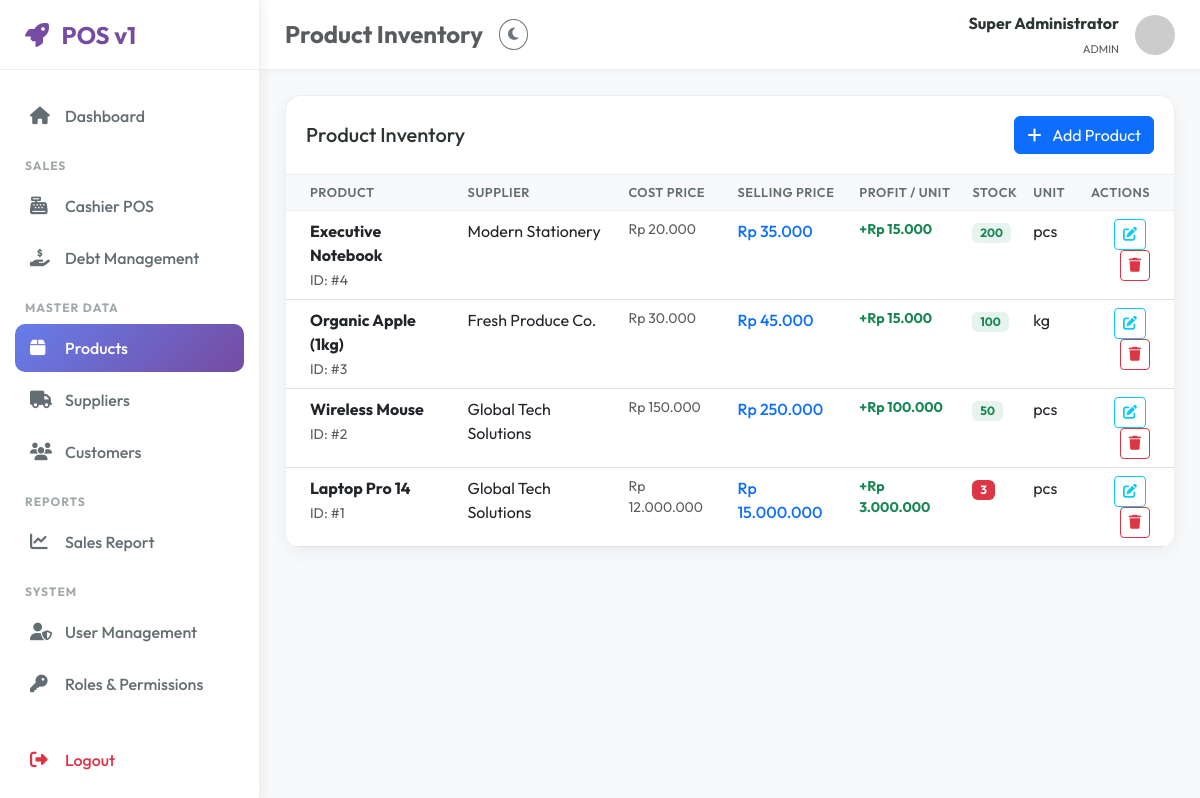
The page /products.php (signed in) on the database its author committed.
### tables this page shows
CREATE TABLE `products` (
  `id` int NOT NULL AUTO_INCREMENT,
  `supplier_id` int DEFAULT NULL,
  `name` varchar(100) NOT NULL,
  `cost_price` decimal(15,2) NOT NULL DEFAULT '0.00',
  `price` decimal(15,2) NOT NULL DEFAULT '0.00',
  `stock` int NOT NULL DEFAULT '0',
  `unit` varchar(20) DEFAULT 'pcs',
  `created_at` timestamp NULL DEFAULT CURRENT_TIMESTAMP,
  PRIMARY KEY (`id`),
  KEY `supplier_id` (`supplier_id`),
  CONSTRAINT `products_ibfk_1` FOREIGN KEY (`supplier_id`) REFERENCES `suppliers` (`id`) ON DELETE SET NULL
);

CREATE TABLE `suppliers` (
  `id` int NOT NULL AUTO_INCREMENT,
  `name` varchar(100) NOT NULL,
  `phone` varchar(20) DEFAULT NULL,
  `address` text,
  `created_at` timestamp NULL DEFAULT CURRENT_TIMESTAMP,
  PRIMARY KEY (`id`)
);

### includes/functions.php (called while the page is built, shortened)
<?php
function formatRupiah($amount) {
    return "Rp " . number_format($amount, 0, ',', '.');
}
?>

### products.php (the view, shortened to what this page needs)
<?php
require_once 'includes/functions.php';
$stmt = $pdo->query("
    SELECT p.*, s.name as supplier_name
    FROM products p
    LEFT JOIN suppliers s ON p.supplier_id = s.id
    ORDER BY p.id DESC
");
$products = $stmt->fetchAll();
include 'layouts/header.php';
?>
<div class="card">
    <div class="card-header d-flex justify-content-between align-items-center">
        <h5 class="mb-0">Product Inventory</h5>
        <button class="btn btn-primary" data-bs-toggle="modal" data-bs-target="#addModal">
            <i class="fas fa-plus me-2"></i> Add Product
        </button>
    </div>
    <div class="card-body p-0">
        <div class="table-responsive">
            <table class="table table-hover mb-0">
                <thead class="bg-light">
                    <tr>
                        <th class="ps-4">Product</th>
                        <th>Supplier</th>
                        <th>Cost Price</th>
                        <th>Selling Price</th>
                        <th>Profit / unit</th>
                        <th>Stock</th>
                        <th>Unit</th>
                        <th class="pe-4 text-end">Actions</th>
                    </tr>
                </thead>
                <tbody>
                    <?php if (empty($products)): ?>
                        <tr>
                            <td colspan="6" class="text-center py-4 text-muted">No products found. Add your first product!</td>
                        </tr>
                    <?php else: ?>
                        <?php foreach ($products as $p): ?>
                            <tr>
                                <td class="ps-4">
                                    <div class="fw-bold"><?php echo $p['name']; ?></div>
                                    <small class="text-muted">ID: #<?php echo $p['id']; ?></small>
                                </td>
                                <td><?php echo $p['supplier_name'] ?? '<span class="text-muted">None</span>'; ?></td>
                                <td class="text-muted small"><?php echo formatRupiah($p['cost_price']); ?></td>
                                <td class="fw-medium text-primary"><?php echo formatRupiah($p['price']); ?></td>
                                <td class="text-success small fw-bold">+<?php echo formatRupiah($p['price'] - $p['cost_price']); ?></td>
                                <td>
                                    <?php if ($p['stock'] <= 5): ?>
                                        <span class="badge bg-danger"><?php echo $p['stock']; ?></span>
                                    <?php else: ?>
                                        <span class="badge bg-success bg-opacity-10 text-success"><?php echo $p['stock']; ?></span>
                                    <?php endif; ?>
                                </td>
                                <td><?php echo $p['unit']; ?></td>
                                <td class="pe-4 text-end">
                                    <button class="btn btn-sm btn-outline-info me-1"
                                            onclick='editProduct(<?php echo json_encode($p); ?>)'>
                                        <i class="fas fa-edit"></i>
                                    </button>
                                    <form action="" method="POST" class="d-inline" onsubmit="return confirm('Are you sure?')">
                                        <button type="submit" class="btn btn-sm btn-outline-danger">
                                            <i class="fas fa-trash"></i>
                                        </button>
                                    </form>
                                </td>
                            </tr>
                        <?php endforeach; ?>
                    <?php endif; ?>
                </tbody>
            </table>
        </div>
    </div>
</div>
<?php include 'layouts/footer.php'; ?>

### layouts/header.php (style rules this page uses)
:root { --primary-color: #764ba2; --secondary-color: #667eea; --sidebar-width: 260px; --topbar-height: 70px; --bg-light: #f8f9fa; --sidebar-bg: #ffffff; --card-bg: #ffffff; --text-main: #2d3436; --text-muted: #636e72; --border-color: #eeeeee; }
body { font-family: 'Outfit', sans-serif; background-color: var(--bg-light); color: var(--text-main); overflow-x: hidden; transition: all 0.3s; }
.card { background-color: var(--card-bg); border: 1px solid var(--border-color); border-radius: 15px; box-shadow: 0 5px 20px rgba(0,0,0,0.05); margin-bottom: 25px; overflow: hidden; }
.card-header { background: none; border-bottom: 1px solid var(--border-color); padding: 20px; font-weight: 600; color: var(--text-main); }
.table { color: var(--text-main); }
.table thead th { background-color: var(--bg-light); border-bottom-color: var(--border-color); color: var(--text-muted); font-weight: 600; text-transform: uppercase; font-size: 0.8rem; letter-spacing: 0.5px; }

### rows shown on the page
products: name "Executive Notebook", id "4", supplier.name "Modern Stationery", cost_price "Rp 20.000", price "Rp 35.000", formatRupiah($p['price'] - $p['cost_price']) "Rp 15.000", stock "200", unit "pcs"
products: name "Organic Apple (1kg)", id "3", supplier.name "Fresh Produce Co.", cost_price "Rp 30.000", price "Rp 45.000", formatRupiah($p['price'] - $p['cost_price']) "Rp 15.000", stock "100", unit "kg"
products: name "Wireless Mouse", id "2", supplier.name "Global Tech Solutions", cost_price "Rp 150.000", price "Rp 250.000", formatRupiah($p['price'] - $p['cost_price']) "Rp 100.000", stock "50", unit "pcs"
products: name "Laptop Pro 14", id "1", supplier.name "Global Tech Solutions", cost_price "Rp 12.000.000", price "Rp 15.000.000", formatRupiah($p['price'] - $p['cost_price']) "Rp 3.000.000", stock "3", unit "pcs"

### other values the page prints
$_SESSION['fullname'] "Super Administrator"
implode(', ', $_SESSION['role_names']) "ADMIN"
